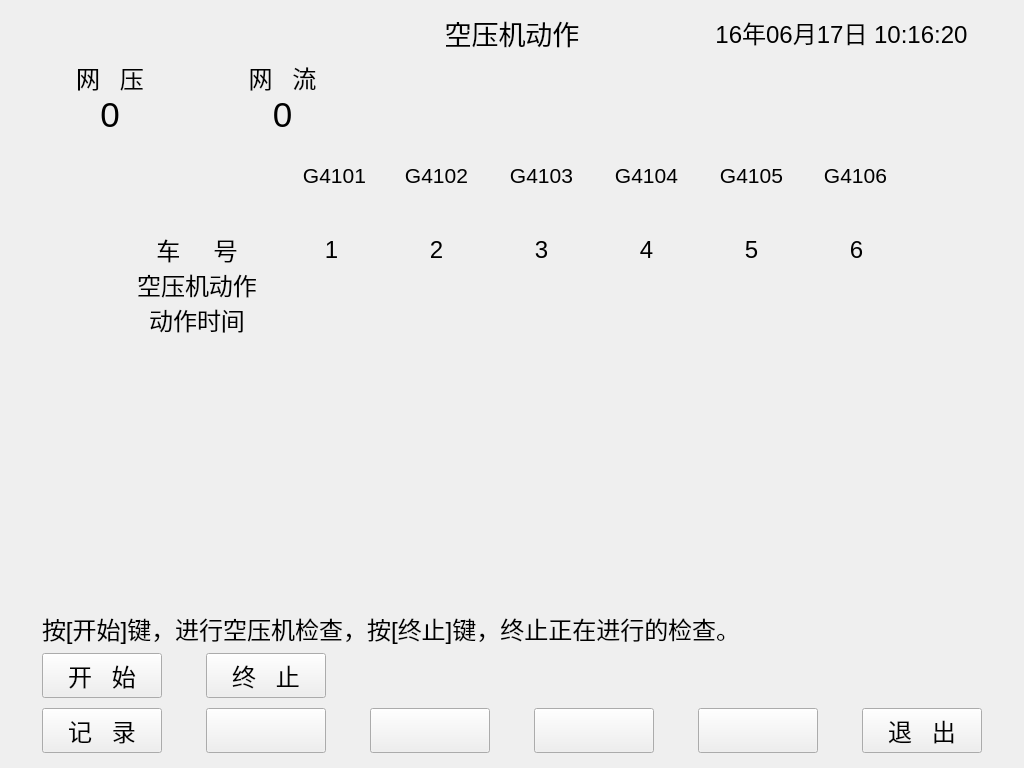
<?xml version="1.0" encoding="UTF-8"?>
<ui version="4.0">
 <class>airpumpcheck</class>
 <widget class="QDialog" name="airpumpcheck">
  <property name="geometry">
   <rect>
    <x>0</x>
    <y>0</y>
    <width>1024</width>
    <height>768</height>
   </rect>
  </property>
  <property name="windowTitle">
   <string>空压机检查</string>
  </property>
  <widget class="QLabel" name="labelinfo_1_4">
   <property name="geometry">
    <rect>
     <x>489</x>
     <y>232</y>
     <width>105</width>
     <height>35</height>
    </rect>
   </property>
   <property name="font">
    <font>
     <pointsize>18</pointsize>
    </font>
   </property>
   <property name="text">
    <string>3</string>
   </property>
   <property name="alignment">
    <set>Qt::AlignCenter</set>
   </property>
  </widget>
  <widget class="QLabel" name="labelinfo_1_2">
   <property name="geometry">
    <rect>
     <x>279</x>
     <y>232</y>
     <width>105</width>
     <height>35</height>
    </rect>
   </property>
   <property name="font">
    <font>
     <pointsize>18</pointsize>
    </font>
   </property>
   <property name="text">
    <string>1</string>
   </property>
   <property name="alignment">
    <set>Qt::AlignCenter</set>
   </property>
  </widget>
  <widget class="QLabel" name="labelinfo_1_5">
   <property name="geometry">
    <rect>
     <x>594</x>
     <y>232</y>
     <width>105</width>
     <height>35</height>
    </rect>
   </property>
   <property name="font">
    <font>
     <pointsize>18</pointsize>
    </font>
   </property>
   <property name="text">
    <string>4</string>
   </property>
   <property name="alignment">
    <set>Qt::AlignCenter</set>
   </property>
  </widget>
  <widget class="QLabel" name="labelinfo_1_3">
   <property name="geometry">
    <rect>
     <x>384</x>
     <y>232</y>
     <width>105</width>
     <height>35</height>
    </rect>
   </property>
   <property name="font">
    <font>
     <pointsize>18</pointsize>
    </font>
   </property>
   <property name="text">
    <string>2</string>
   </property>
   <property name="alignment">
    <set>Qt::AlignCenter</set>
   </property>
  </widget>
  <widget class="QLabel" name="labelinfo_1_1">
   <property name="geometry">
    <rect>
     <x>115</x>
     <y>232</y>
     <width>164</width>
     <height>35</height>
    </rect>
   </property>
   <property name="font">
    <font>
     <pointsize>18</pointsize>
    </font>
   </property>
   <property name="text">
    <string>车     号</string>
   </property>
   <property name="alignment">
    <set>Qt::AlignCenter</set>
   </property>
  </widget>
  <widget class="QLabel" name="labelinfo_1_6">
   <property name="geometry">
    <rect>
     <x>699</x>
     <y>232</y>
     <width>105</width>
     <height>35</height>
    </rect>
   </property>
   <property name="font">
    <font>
     <pointsize>18</pointsize>
    </font>
   </property>
   <property name="text">
    <string>5</string>
   </property>
   <property name="alignment">
    <set>Qt::AlignCenter</set>
   </property>
  </widget>
  <widget class="QLabel" name="labelinfo_1_7">
   <property name="geometry">
    <rect>
     <x>804</x>
     <y>232</y>
     <width>105</width>
     <height>35</height>
    </rect>
   </property>
   <property name="font">
    <font>
     <pointsize>18</pointsize>
    </font>
   </property>
   <property name="text">
    <string>6</string>
   </property>
   <property name="alignment">
    <set>Qt::AlignCenter</set>
   </property>
  </widget>
  <widget class="QLabel" name="title_3">
   <property name="geometry">
    <rect>
     <x>669</x>
     <y>10</y>
     <width>345</width>
     <height>45</height>
    </rect>
   </property>
   <property name="sizePolicy">
    <sizepolicy hsizetype="Expanding" vsizetype="Expanding">
     <horstretch>0</horstretch>
     <verstretch>0</verstretch>
    </sizepolicy>
   </property>
   <property name="font">
    <font>
     <pointsize>18</pointsize>
    </font>
   </property>
   <property name="text">
    <string>16年06月17日 10:16:20</string>
   </property>
   <property name="alignment">
    <set>Qt::AlignCenter</set>
   </property>
  </widget>
  <widget class="QLabel" name="title">
   <property name="geometry">
    <rect>
     <x>10</x>
     <y>10</y>
     <width>345</width>
     <height>45</height>
    </rect>
   </property>
   <property name="sizePolicy">
    <sizepolicy hsizetype="Expanding" vsizetype="Expanding">
     <horstretch>0</horstretch>
     <verstretch>0</verstretch>
    </sizepolicy>
   </property>
   <property name="font">
    <font>
     <pointsize>18</pointsize>
    </font>
   </property>
   <property name="text">
    <string/>
   </property>
  </widget>
  <widget class="QLabel" name="title_2">
   <property name="geometry">
    <rect>
     <x>355</x>
     <y>10</y>
     <width>314</width>
     <height>45</height>
    </rect>
   </property>
   <property name="sizePolicy">
    <sizepolicy hsizetype="Expanding" vsizetype="Expanding">
     <horstretch>0</horstretch>
     <verstretch>0</verstretch>
    </sizepolicy>
   </property>
   <property name="font">
    <font>
     <pointsize>20</pointsize>
    </font>
   </property>
   <property name="text">
    <string>空压机动作</string>
   </property>
   <property name="alignment">
    <set>Qt::AlignCenter</set>
   </property>
  </widget>
  <widget class="QLabel" name="carimagelabel4">
   <property name="geometry">
    <rect>
     <x>594</x>
     <y>150</y>
     <width>105</width>
     <height>80</height>
    </rect>
   </property>
   <property name="text">
    <string/>
   </property>
  </widget>
  <widget class="QLabel" name="carimagelabel2">
   <property name="geometry">
    <rect>
     <x>384</x>
     <y>150</y>
     <width>105</width>
     <height>80</height>
    </rect>
   </property>
   <property name="text">
    <string/>
   </property>
  </widget>
  <widget class="QLabel" name="carlabel4">
   <property name="geometry">
    <rect>
     <x>606</x>
     <y>163</y>
     <width>81</width>
     <height>25</height>
    </rect>
   </property>
   <property name="font">
    <font>
     <pointsize>16</pointsize>
    </font>
   </property>
   <property name="text">
    <string>G4104</string>
   </property>
   <property name="alignment">
    <set>Qt::AlignCenter</set>
   </property>
  </widget>
  <widget class="QLabel" name="carlabel3">
   <property name="geometry">
    <rect>
     <x>501</x>
     <y>163</y>
     <width>81</width>
     <height>25</height>
    </rect>
   </property>
   <property name="font">
    <font>
     <pointsize>16</pointsize>
    </font>
   </property>
   <property name="text">
    <string>G4103</string>
   </property>
   <property name="alignment">
    <set>Qt::AlignCenter</set>
   </property>
  </widget>
  <widget class="QLabel" name="carimagelabel1">
   <property name="geometry">
    <rect>
     <x>279</x>
     <y>150</y>
     <width>105</width>
     <height>80</height>
    </rect>
   </property>
   <property name="text">
    <string/>
   </property>
  </widget>
  <widget class="QLabel" name="carimagelabel3">
   <property name="geometry">
    <rect>
     <x>489</x>
     <y>150</y>
     <width>105</width>
     <height>80</height>
    </rect>
   </property>
   <property name="text">
    <string/>
   </property>
  </widget>
  <widget class="QLabel" name="carlabel2">
   <property name="geometry">
    <rect>
     <x>396</x>
     <y>163</y>
     <width>81</width>
     <height>25</height>
    </rect>
   </property>
   <property name="font">
    <font>
     <pointsize>16</pointsize>
    </font>
   </property>
   <property name="text">
    <string>G4102</string>
   </property>
   <property name="alignment">
    <set>Qt::AlignCenter</set>
   </property>
  </widget>
  <widget class="QLabel" name="labelarrow">
   <property name="geometry">
    <rect>
     <x>115</x>
     <y>150</y>
     <width>164</width>
     <height>80</height>
    </rect>
   </property>
   <property name="text">
    <string/>
   </property>
   <property name="alignment">
    <set>Qt::AlignCenter</set>
   </property>
  </widget>
  <widget class="QLabel" name="carimagelabel5">
   <property name="geometry">
    <rect>
     <x>699</x>
     <y>150</y>
     <width>105</width>
     <height>80</height>
    </rect>
   </property>
   <property name="text">
    <string/>
   </property>
  </widget>
  <widget class="QLabel" name="carlabel1">
   <property name="geometry">
    <rect>
     <x>295</x>
     <y>163</y>
     <width>79</width>
     <height>25</height>
    </rect>
   </property>
   <property name="font">
    <font>
     <pointsize>16</pointsize>
    </font>
   </property>
   <property name="text">
    <string>G4101</string>
   </property>
   <property name="alignment">
    <set>Qt::AlignCenter</set>
   </property>
  </widget>
  <widget class="QLabel" name="carlabel5">
   <property name="geometry">
    <rect>
     <x>711</x>
     <y>163</y>
     <width>81</width>
     <height>25</height>
    </rect>
   </property>
   <property name="font">
    <font>
     <pointsize>16</pointsize>
    </font>
   </property>
   <property name="text">
    <string>G4105</string>
   </property>
   <property name="alignment">
    <set>Qt::AlignCenter</set>
   </property>
  </widget>
  <widget class="QLabel" name="carlabel6">
   <property name="geometry">
    <rect>
     <x>816</x>
     <y>163</y>
     <width>79</width>
     <height>25</height>
    </rect>
   </property>
   <property name="font">
    <font>
     <pointsize>16</pointsize>
    </font>
   </property>
   <property name="text">
    <string>G4106</string>
   </property>
   <property name="alignment">
    <set>Qt::AlignCenter</set>
   </property>
  </widget>
  <widget class="QLabel" name="carimagelabel6">
   <property name="geometry">
    <rect>
     <x>804</x>
     <y>150</y>
     <width>105</width>
     <height>80</height>
    </rect>
   </property>
   <property name="text">
    <string/>
   </property>
  </widget>
  <widget class="QPushButton" name="buttonrecord">
   <property name="geometry">
    <rect>
     <x>42</x>
     <y>708</y>
     <width>120</width>
     <height>45</height>
    </rect>
   </property>
   <property name="font">
    <font>
     <pointsize>18</pointsize>
    </font>
   </property>
   <property name="focusPolicy">
    <enum>Qt::NoFocus</enum>
   </property>
   <property name="text">
    <string>记   录</string>
   </property>
  </widget>
  <widget class="QPushButton" name="buttontemp2">
   <property name="geometry">
    <rect>
     <x>370</x>
     <y>708</y>
     <width>120</width>
     <height>45</height>
    </rect>
   </property>
   <property name="font">
    <font>
     <pointsize>18</pointsize>
    </font>
   </property>
   <property name="focusPolicy">
    <enum>Qt::NoFocus</enum>
   </property>
   <property name="text">
    <string/>
   </property>
  </widget>
  <widget class="QPushButton" name="buttontemp3">
   <property name="geometry">
    <rect>
     <x>534</x>
     <y>708</y>
     <width>120</width>
     <height>45</height>
    </rect>
   </property>
   <property name="font">
    <font>
     <pointsize>18</pointsize>
    </font>
   </property>
   <property name="focusPolicy">
    <enum>Qt::NoFocus</enum>
   </property>
   <property name="text">
    <string/>
   </property>
  </widget>
  <widget class="QLabel" name="labelbuttonarea">
   <property name="geometry">
    <rect>
     <x>10</x>
     <y>703</y>
     <width>1004</width>
     <height>55</height>
    </rect>
   </property>
   <property name="text">
    <string/>
   </property>
  </widget>
  <widget class="QPushButton" name="buttontemp1">
   <property name="geometry">
    <rect>
     <x>206</x>
     <y>708</y>
     <width>120</width>
     <height>45</height>
    </rect>
   </property>
   <property name="font">
    <font>
     <pointsize>18</pointsize>
    </font>
   </property>
   <property name="focusPolicy">
    <enum>Qt::NoFocus</enum>
   </property>
   <property name="text">
    <string/>
   </property>
  </widget>
  <widget class="QPushButton" name="buttontemp4">
   <property name="geometry">
    <rect>
     <x>698</x>
     <y>708</y>
     <width>120</width>
     <height>45</height>
    </rect>
   </property>
   <property name="font">
    <font>
     <pointsize>18</pointsize>
    </font>
   </property>
   <property name="focusPolicy">
    <enum>Qt::NoFocus</enum>
   </property>
   <property name="text">
    <string/>
   </property>
  </widget>
  <widget class="QPushButton" name="buttonquit">
   <property name="geometry">
    <rect>
     <x>862</x>
     <y>708</y>
     <width>120</width>
     <height>45</height>
    </rect>
   </property>
   <property name="font">
    <font>
     <pointsize>18</pointsize>
    </font>
   </property>
   <property name="focusPolicy">
    <enum>Qt::NoFocus</enum>
   </property>
   <property name="text">
    <string>退   出</string>
   </property>
  </widget>
  <widget class="QPushButton" name="buttonstrart">
   <property name="geometry">
    <rect>
     <x>42</x>
     <y>653</y>
     <width>120</width>
     <height>45</height>
    </rect>
   </property>
   <property name="font">
    <font>
     <pointsize>18</pointsize>
    </font>
   </property>
   <property name="focusPolicy">
    <enum>Qt::NoFocus</enum>
   </property>
   <property name="text">
    <string>开   始</string>
   </property>
  </widget>
  <widget class="QPushButton" name="buttonstop">
   <property name="geometry">
    <rect>
     <x>206</x>
     <y>653</y>
     <width>120</width>
     <height>45</height>
    </rect>
   </property>
   <property name="font">
    <font>
     <pointsize>18</pointsize>
    </font>
   </property>
   <property name="focusPolicy">
    <enum>Qt::NoFocus</enum>
   </property>
   <property name="text">
    <string>终   止</string>
   </property>
  </widget>
  <widget class="QLabel" name="labelmessage">
   <property name="geometry">
    <rect>
     <x>42</x>
     <y>608</y>
     <width>721</width>
     <height>40</height>
    </rect>
   </property>
   <property name="font">
    <font>
     <pointsize>18</pointsize>
    </font>
   </property>
   <property name="text">
    <string>按[开始]键，进行空压机检查，按[终止]键，终止正在进行的检查。</string>
   </property>
   <property name="alignment">
    <set>Qt::AlignLeading|Qt::AlignLeft|Qt::AlignVCenter</set>
   </property>
  </widget>
  <widget class="QLabel" name="labelinfo_2_1">
   <property name="geometry">
    <rect>
     <x>115</x>
     <y>267</y>
     <width>164</width>
     <height>35</height>
    </rect>
   </property>
   <property name="font">
    <font>
     <pointsize>18</pointsize>
    </font>
   </property>
   <property name="text">
    <string>空压机动作</string>
   </property>
   <property name="alignment">
    <set>Qt::AlignCenter</set>
   </property>
  </widget>
  <widget class="QLabel" name="labelinfo_2_2">
   <property name="geometry">
    <rect>
     <x>279</x>
     <y>267</y>
     <width>105</width>
     <height>35</height>
    </rect>
   </property>
   <property name="font">
    <font>
     <pointsize>18</pointsize>
    </font>
   </property>
   <property name="text">
    <string/>
   </property>
   <property name="alignment">
    <set>Qt::AlignCenter</set>
   </property>
  </widget>
  <widget class="QLabel" name="labelinfo_2_3">
   <property name="geometry">
    <rect>
     <x>384</x>
     <y>267</y>
     <width>105</width>
     <height>35</height>
    </rect>
   </property>
   <property name="font">
    <font>
     <pointsize>18</pointsize>
    </font>
   </property>
   <property name="text">
    <string/>
   </property>
   <property name="alignment">
    <set>Qt::AlignCenter</set>
   </property>
  </widget>
  <widget class="QLabel" name="labelinfo_2_4">
   <property name="geometry">
    <rect>
     <x>489</x>
     <y>267</y>
     <width>105</width>
     <height>35</height>
    </rect>
   </property>
   <property name="font">
    <font>
     <pointsize>18</pointsize>
    </font>
   </property>
   <property name="text">
    <string/>
   </property>
   <property name="alignment">
    <set>Qt::AlignCenter</set>
   </property>
  </widget>
  <widget class="QLabel" name="labelinfo_2_5">
   <property name="geometry">
    <rect>
     <x>594</x>
     <y>267</y>
     <width>105</width>
     <height>35</height>
    </rect>
   </property>
   <property name="font">
    <font>
     <pointsize>18</pointsize>
    </font>
   </property>
   <property name="text">
    <string/>
   </property>
   <property name="alignment">
    <set>Qt::AlignCenter</set>
   </property>
  </widget>
  <widget class="QLabel" name="labelinfo_2_6">
   <property name="geometry">
    <rect>
     <x>699</x>
     <y>267</y>
     <width>105</width>
     <height>35</height>
    </rect>
   </property>
   <property name="font">
    <font>
     <pointsize>18</pointsize>
    </font>
   </property>
   <property name="text">
    <string/>
   </property>
   <property name="alignment">
    <set>Qt::AlignCenter</set>
   </property>
  </widget>
  <widget class="QLabel" name="labelinfo_2_7">
   <property name="geometry">
    <rect>
     <x>804</x>
     <y>267</y>
     <width>105</width>
     <height>35</height>
    </rect>
   </property>
   <property name="font">
    <font>
     <pointsize>18</pointsize>
    </font>
   </property>
   <property name="text">
    <string/>
   </property>
   <property name="alignment">
    <set>Qt::AlignCenter</set>
   </property>
  </widget>
  <widget class="QLabel" name="labelinfo_3_1">
   <property name="geometry">
    <rect>
     <x>115</x>
     <y>302</y>
     <width>164</width>
     <height>35</height>
    </rect>
   </property>
   <property name="font">
    <font>
     <pointsize>18</pointsize>
    </font>
   </property>
   <property name="text">
    <string>动作时间</string>
   </property>
   <property name="alignment">
    <set>Qt::AlignCenter</set>
   </property>
  </widget>
  <widget class="QLabel" name="labelinfo_3_2">
   <property name="geometry">
    <rect>
     <x>279</x>
     <y>302</y>
     <width>105</width>
     <height>35</height>
    </rect>
   </property>
   <property name="font">
    <font>
     <pointsize>18</pointsize>
    </font>
   </property>
   <property name="text">
    <string/>
   </property>
   <property name="alignment">
    <set>Qt::AlignCenter</set>
   </property>
  </widget>
  <widget class="QLabel" name="labelinfo_3_3">
   <property name="geometry">
    <rect>
     <x>384</x>
     <y>302</y>
     <width>105</width>
     <height>35</height>
    </rect>
   </property>
   <property name="font">
    <font>
     <pointsize>18</pointsize>
    </font>
   </property>
   <property name="text">
    <string/>
   </property>
   <property name="alignment">
    <set>Qt::AlignCenter</set>
   </property>
  </widget>
  <widget class="QLabel" name="labelinfo_3_4">
   <property name="geometry">
    <rect>
     <x>489</x>
     <y>302</y>
     <width>105</width>
     <height>35</height>
    </rect>
   </property>
   <property name="font">
    <font>
     <pointsize>18</pointsize>
    </font>
   </property>
   <property name="text">
    <string/>
   </property>
   <property name="alignment">
    <set>Qt::AlignCenter</set>
   </property>
  </widget>
  <widget class="QLabel" name="labelinfo_3_5">
   <property name="geometry">
    <rect>
     <x>594</x>
     <y>302</y>
     <width>105</width>
     <height>35</height>
    </rect>
   </property>
   <property name="font">
    <font>
     <pointsize>18</pointsize>
    </font>
   </property>
   <property name="text">
    <string/>
   </property>
   <property name="alignment">
    <set>Qt::AlignCenter</set>
   </property>
  </widget>
  <widget class="QLabel" name="labelinfo_3_6">
   <property name="geometry">
    <rect>
     <x>699</x>
     <y>302</y>
     <width>105</width>
     <height>35</height>
    </rect>
   </property>
   <property name="font">
    <font>
     <pointsize>18</pointsize>
    </font>
   </property>
   <property name="text">
    <string/>
   </property>
   <property name="alignment">
    <set>Qt::AlignCenter</set>
   </property>
  </widget>
  <widget class="QLabel" name="labelinfo_3_7">
   <property name="geometry">
    <rect>
     <x>804</x>
     <y>302</y>
     <width>105</width>
     <height>35</height>
    </rect>
   </property>
   <property name="font">
    <font>
     <pointsize>18</pointsize>
    </font>
   </property>
   <property name="text">
    <string/>
   </property>
   <property name="alignment">
    <set>Qt::AlignCenter</set>
   </property>
  </widget>
  <widget class="QLabel" name="labelinfo_2_2_1">
   <property name="geometry">
    <rect>
     <x>283</x>
     <y>271</y>
     <width>97</width>
     <height>27</height>
    </rect>
   </property>
   <property name="font">
    <font>
     <pointsize>18</pointsize>
    </font>
   </property>
   <property name="text">
    <string/>
   </property>
   <property name="alignment">
    <set>Qt::AlignCenter</set>
   </property>
  </widget>
  <widget class="QLabel" name="labelinfo_2_3_1">
   <property name="geometry">
    <rect>
     <x>388</x>
     <y>271</y>
     <width>97</width>
     <height>27</height>
    </rect>
   </property>
   <property name="font">
    <font>
     <pointsize>18</pointsize>
    </font>
   </property>
   <property name="text">
    <string/>
   </property>
   <property name="alignment">
    <set>Qt::AlignCenter</set>
   </property>
  </widget>
  <widget class="QLabel" name="labelinfo_2_4_1">
   <property name="geometry">
    <rect>
     <x>493</x>
     <y>271</y>
     <width>97</width>
     <height>27</height>
    </rect>
   </property>
   <property name="font">
    <font>
     <pointsize>18</pointsize>
    </font>
   </property>
   <property name="text">
    <string/>
   </property>
   <property name="alignment">
    <set>Qt::AlignCenter</set>
   </property>
  </widget>
  <widget class="QLabel" name="labelinfo_2_5_1">
   <property name="geometry">
    <rect>
     <x>598</x>
     <y>271</y>
     <width>97</width>
     <height>27</height>
    </rect>
   </property>
   <property name="font">
    <font>
     <pointsize>18</pointsize>
    </font>
   </property>
   <property name="text">
    <string/>
   </property>
   <property name="alignment">
    <set>Qt::AlignCenter</set>
   </property>
  </widget>
  <widget class="QLabel" name="labelinfo_2_6_1">
   <property name="geometry">
    <rect>
     <x>703</x>
     <y>271</y>
     <width>97</width>
     <height>27</height>
    </rect>
   </property>
   <property name="font">
    <font>
     <pointsize>18</pointsize>
    </font>
   </property>
   <property name="text">
    <string/>
   </property>
   <property name="alignment">
    <set>Qt::AlignCenter</set>
   </property>
  </widget>
  <widget class="QLabel" name="labelinfo_2_7_1">
   <property name="geometry">
    <rect>
     <x>808</x>
     <y>271</y>
     <width>97</width>
     <height>27</height>
    </rect>
   </property>
   <property name="font">
    <font>
     <pointsize>18</pointsize>
    </font>
   </property>
   <property name="text">
    <string/>
   </property>
   <property name="alignment">
    <set>Qt::AlignCenter</set>
   </property>
  </widget>
  <widget class="QLabel" name="labelcurrent">
   <property name="geometry">
    <rect>
     <x>210</x>
     <y>92</y>
     <width>145</width>
     <height>45</height>
    </rect>
   </property>
   <property name="font">
    <font>
     <pointsize>26</pointsize>
    </font>
   </property>
   <property name="text">
    <string>0</string>
   </property>
   <property name="alignment">
    <set>Qt::AlignCenter</set>
   </property>
  </widget>
  <widget class="QLabel" name="label_3">
   <property name="geometry">
    <rect>
     <x>210</x>
     <y>62</y>
     <width>145</width>
     <height>30</height>
    </rect>
   </property>
   <property name="font">
    <font>
     <pointsize>18</pointsize>
    </font>
   </property>
   <property name="text">
    <string>网   流</string>
   </property>
   <property name="alignment">
    <set>Qt::AlignCenter</set>
   </property>
  </widget>
  <widget class="QLabel" name="label_2">
   <property name="geometry">
    <rect>
     <x>40</x>
     <y>62</y>
     <width>140</width>
     <height>30</height>
    </rect>
   </property>
   <property name="font">
    <font>
     <pointsize>18</pointsize>
    </font>
   </property>
   <property name="text">
    <string>网   压</string>
   </property>
   <property name="alignment">
    <set>Qt::AlignCenter</set>
   </property>
  </widget>
  <widget class="QLabel" name="labelvoltage">
   <property name="geometry">
    <rect>
     <x>40</x>
     <y>92</y>
     <width>140</width>
     <height>45</height>
    </rect>
   </property>
   <property name="font">
    <font>
     <pointsize>26</pointsize>
    </font>
   </property>
   <property name="text">
    <string>0</string>
   </property>
   <property name="alignment">
    <set>Qt::AlignCenter</set>
   </property>
  </widget>
  <zorder>labelbuttonarea</zorder>
  <zorder>carimagelabel5</zorder>
  <zorder>carimagelabel4</zorder>
  <zorder>carimagelabel6</zorder>
  <zorder>carimagelabel1</zorder>
  <zorder>carimagelabel3</zorder>
  <zorder>carimagelabel2</zorder>
  <zorder>labelinfo_1_4</zorder>
  <zorder>labelinfo_1_2</zorder>
  <zorder>labelinfo_1_5</zorder>
  <zorder>labelinfo_1_3</zorder>
  <zorder>labelinfo_1_1</zorder>
  <zorder>labelinfo_1_6</zorder>
  <zorder>labelinfo_1_7</zorder>
  <zorder>title_3</zorder>
  <zorder>title</zorder>
  <zorder>title_2</zorder>
  <zorder>carlabel4</zorder>
  <zorder>carlabel3</zorder>
  <zorder>carlabel2</zorder>
  <zorder>labelarrow</zorder>
  <zorder>carlabel1</zorder>
  <zorder>carlabel5</zorder>
  <zorder>carlabel6</zorder>
  <zorder>buttonquit</zorder>
  <zorder>buttontemp1</zorder>
  <zorder>buttonrecord</zorder>
  <zorder>buttontemp2</zorder>
  <zorder>buttontemp3</zorder>
  <zorder>buttontemp4</zorder>
  <zorder>buttonstrart</zorder>
  <zorder>buttonstop</zorder>
  <zorder>labelmessage</zorder>
  <zorder>labelinfo_2_1</zorder>
  <zorder>labelinfo_2_2</zorder>
  <zorder>labelinfo_2_3</zorder>
  <zorder>labelinfo_2_4</zorder>
  <zorder>labelinfo_2_5</zorder>
  <zorder>labelinfo_2_6</zorder>
  <zorder>labelinfo_2_7</zorder>
  <zorder>labelinfo_3_1</zorder>
  <zorder>labelinfo_3_2</zorder>
  <zorder>labelinfo_3_3</zorder>
  <zorder>labelinfo_3_4</zorder>
  <zorder>labelinfo_3_5</zorder>
  <zorder>labelinfo_3_6</zorder>
  <zorder>labelinfo_3_7</zorder>
  <zorder>labelinfo_2_6_1</zorder>
  <zorder>labelinfo_2_3_1</zorder>
  <zorder>labelinfo_2_7_1</zorder>
  <zorder>labelinfo_2_4_1</zorder>
  <zorder>labelinfo_2_5_1</zorder>
  <zorder>labelinfo_2_2_1</zorder>
  <zorder>labelcurrent</zorder>
  <zorder>label_3</zorder>
  <zorder>label_2</zorder>
  <zorder>labelvoltage</zorder>
 </widget>
 <resources/>
 <connections/>
</ui>
